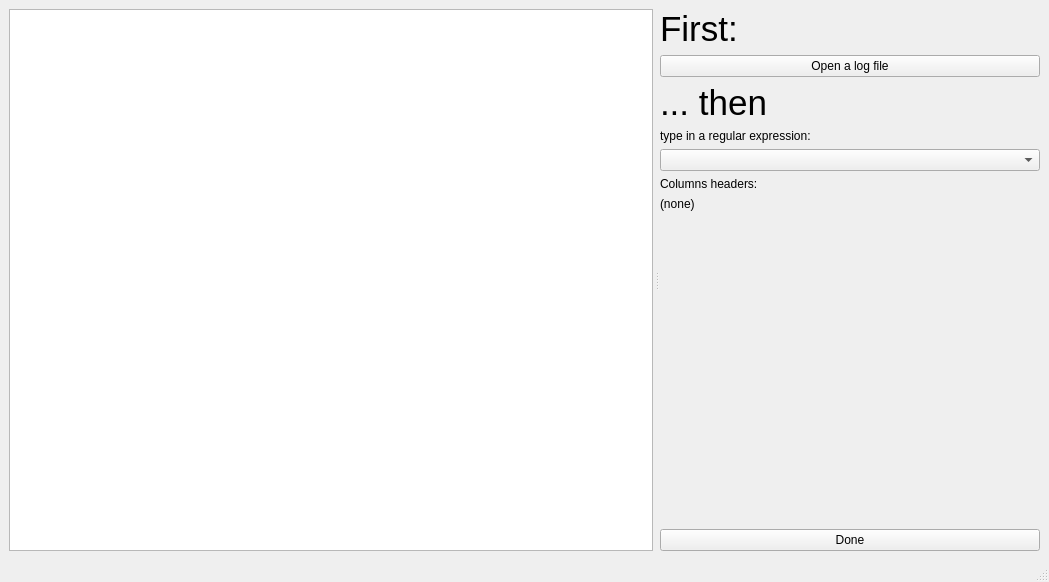
<?xml version="1.0" encoding="UTF-8"?>
<ui version="4.0">
 <class>MainWindow</class>
 <widget class="QMainWindow" name="MainWindow">
  <property name="enabled">
   <bool>true</bool>
  </property>
  <property name="geometry">
   <rect>
    <x>0</x>
    <y>0</y>
    <width>1049</width>
    <height>582</height>
   </rect>
  </property>
  <property name="windowTitle">
   <string>MainWindow</string>
  </property>
  <widget class="QWidget" name="centralwidget">
   <layout class="QGridLayout" name="gridLayout">
    <item row="0" column="0">
     <widget class="QSplitter" name="splitter">
      <property name="sizePolicy">
       <sizepolicy hsizetype="Expanding" vsizetype="Preferred">
        <horstretch>0</horstretch>
        <verstretch>0</verstretch>
       </sizepolicy>
      </property>
      <property name="lineWidth">
       <number>1</number>
      </property>
      <property name="orientation">
       <enum>Qt::Horizontal</enum>
      </property>
      <property name="handleWidth">
       <number>7</number>
      </property>
      <widget class="QTableView" name="tableView"/>
      <widget class="QWidget" name="verticalLayoutWidget">
       <layout class="QVBoxLayout" name="verticalLayout" stretch="0,0,0,0,0,0,0,0,0">
        <property name="sizeConstraint">
         <enum>QLayout::SetDefaultConstraint</enum>
        </property>
        <item>
         <widget class="QLabel" name="label">
          <property name="font">
           <font>
            <pointsize>26</pointsize>
           </font>
          </property>
          <property name="text">
           <string>First:</string>
          </property>
         </widget>
        </item>
        <item>
         <widget class="QPushButton" name="open">
          <property name="text">
           <string>Open a log file</string>
          </property>
         </widget>
        </item>
        <item>
         <widget class="QLabel" name="label_2">
          <property name="font">
           <font>
            <pointsize>26</pointsize>
           </font>
          </property>
          <property name="text">
           <string>... then</string>
          </property>
         </widget>
        </item>
        <item>
         <widget class="QLabel" name="label_4">
          <property name="text">
           <string>type in a regular expression:</string>
          </property>
         </widget>
        </item>
        <item>
         <widget class="QComboBox" name="comboBox"/>
        </item>
        <item>
         <widget class="QLabel" name="label_3">
          <property name="text">
           <string>Columns headers:</string>
          </property>
         </widget>
        </item>
        <item>
         <widget class="QLabel" name="label_5">
          <property name="text">
           <string>(none)</string>
          </property>
         </widget>
        </item>
        <item>
         <spacer name="verticalSpacer">
          <property name="orientation">
           <enum>Qt::Vertical</enum>
          </property>
          <property name="sizeHint" stdset="0">
           <size>
            <width>20</width>
            <height>40</height>
           </size>
          </property>
         </spacer>
        </item>
        <item>
         <widget class="QPushButton" name="pushButton_2">
          <property name="text">
           <string>Done</string>
          </property>
         </widget>
        </item>
       </layout>
      </widget>
     </widget>
    </item>
   </layout>
  </widget>
  <widget class="QMenuBar" name="menubar">
   <property name="geometry">
    <rect>
     <x>0</x>
     <y>0</y>
     <width>1049</width>
     <height>29</height>
    </rect>
   </property>
  </widget>
  <widget class="QStatusBar" name="statusbar"/>
 </widget>
 <resources/>
 <connections/>
</ui>
